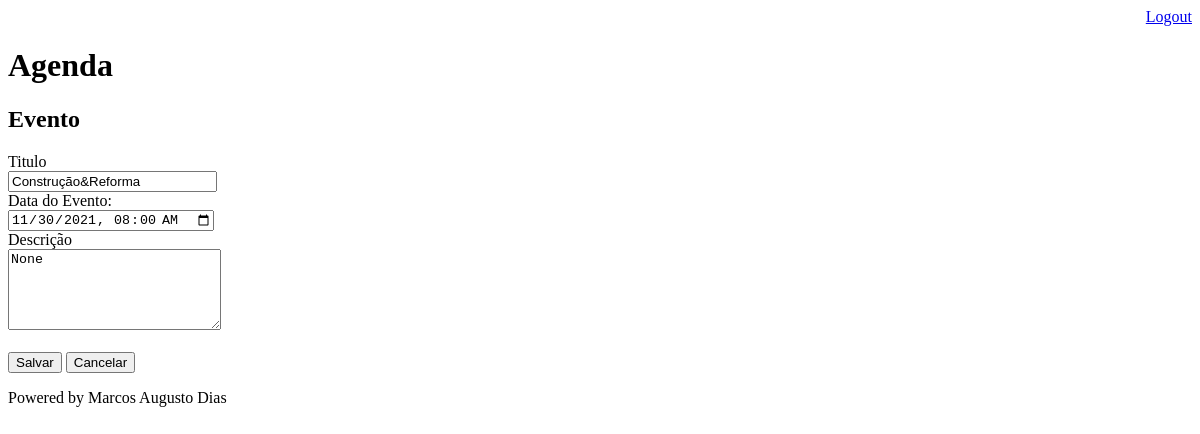
Before: /agenda/evento/?id=3 (signed in) with the older database file.
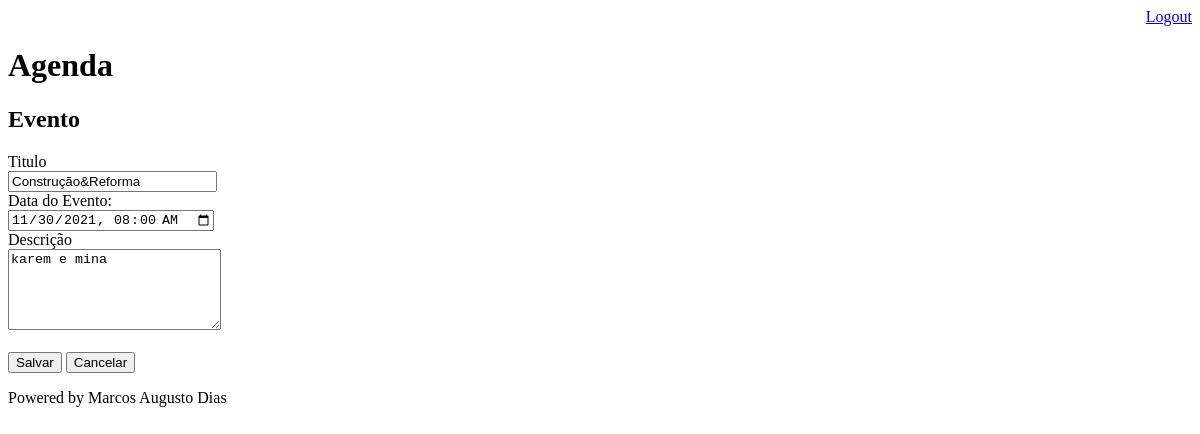
After: the same page with the newer database file.
### core/models.py (models this page shows, shortened)
class Evento(models.Model):
    titulo = models.CharField(max_length=100)
    descricao = models.TextField(blank=True, null=True)
    data_evento = models.DateTimeField(verbose_name="Data do Evento")
    data_criacao = models.DateTimeField(auto_now=True)
    usuario = models.ForeignKey(User, on_delete=models.CASCADE)
    class Meta:
        db_table = 'evento'
    def get_data_input_evento(self):
        return self.data_evento.strftime('%Y-%m-%dT%H:%M')

### core/views.py (the view)
# urls.py: path('agenda/evento/', views.evento),
@login_required(login_url='/login/')
def evento(request):
    id_evento = request.GET.get('id')
    dados = {}
    if id_evento:
        dados['evento'] = Evento.objects.get(id=id_evento)
    print(id_evento)
    return  render(request, 'evento.html', dados)

### templates/evento.html (shortened to what this page needs)
{% extends "model-page.html" %}
{% block content %}
<h2>Evento</h2>
<form action="submit" method="POST">{% csrf_token %}
    <label>Titulo</label>
    <br>
    <input type="text" name="titulo" size="23" value="{{ evento.titulo }}">
    <br>
    <label>Data do Evento:</label>
    <br>
    <input type="datetime-local" name="data_evento" value="{{ evento.get_data_input_evento }}">
    <br>
    <label>Descrição</label>
    <br>
    <textarea name="descricao" rows="5" cols="24" >{{ evento.descricao }}</textarea>
    <br><br>
    <button type="submit">Salvar</button>
    <a href="/">
        <button type="button">Cancelar</button>
    </a>
</form>
{% endblock %}

Changed rows visible on the page:
changed Evento "Construção&Reforma": descricao "None" → "karem e mina"
